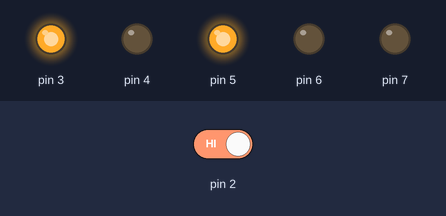
The sketch below on a simulated Arduino Uno, built with avr-gcc and run on an emulated ATmega328P. Parts: output pins drawn as LEDs (lit = HIGH). The inputs (shaded band) are chosen by the test bench; at power-on: pin 2 HIGH.

Above: at 1.2 s.
1.3 s: pin 2 driven LOW
At 11.6 s:
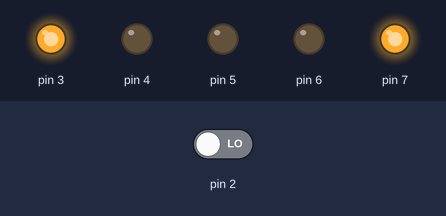
12.5 s: pin 2 driven HIGH
At 12.8 s:
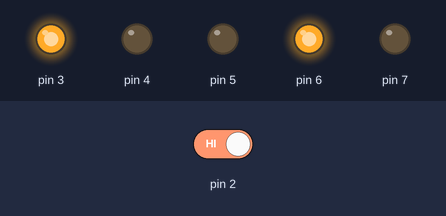
At 16.3 s:
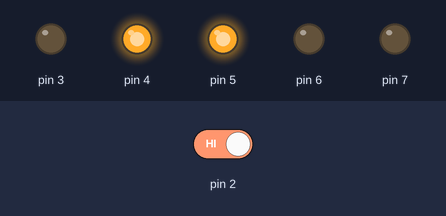
Timing chart, 0 to 32.0 s (numbered marks = the images above; inputs shaded):
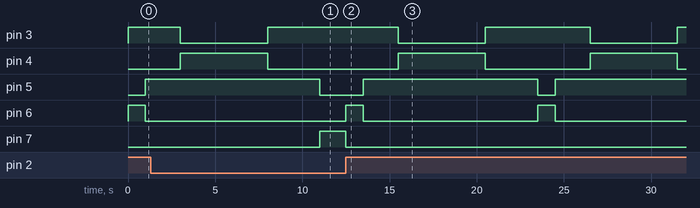

Measured:
- after the input at 1.3 s, pin 5: goes on until 11.0 s, then stays LOW; pin 6: stays LOW (without the input it goes to HIGH after 9.7 s); pin 7: LOW → HIGH after 9.7 s
- after the input at 12.5 s, pin 3: alternates HIGH for 6.0 s and LOW for 5.0 s, starting after 3.0 s; pin 4: alternates HIGH for 5.0 s and LOW for 6.0 s, starting after 3.0 s; pin 5: LOW → HIGH after 1.0 s, → LOW 10.0 s later, → HIGH 1.0 s later; pin 6: alternates HIGH for 1.0 s and LOW for 10.0 s, starting at once; pin 7: HIGH → LOW at once

The sketch:

trafficlight.ino
```cpp
// C++ code
//
int i = 0;

void setup()
{
  pinMode(5, OUTPUT);
  pinMode(6, OUTPUT);
  pinMode(3, OUTPUT);
  pinMode(4, OUTPUT);
  pinMode(7, OUTPUT);
  pinMode(2, INPUT);

  digitalWrite(5, HIGH);
  digitalWrite(6, LOW);
  digitalWrite(6, LOW);
  digitalWrite(3, HIGH);
  digitalWrite(4, LOW);
}

void loop()
{
  digitalWrite(5, LOW);
  digitalWrite(6, LOW);
  digitalWrite(7, HIGH);
  //delay(3000); // Wait for 3000 millisecond(s)
  while (digitalRead(2) == LOW) {
  }
  digitalWrite(5, LOW);
  digitalWrite(6, HIGH);
  digitalWrite(7, LOW);
  delay(1000); // Wait for 1000 millisecond(s)
  digitalWrite(5, HIGH);
  digitalWrite(6, LOW);
  digitalWrite(7, LOW);
  delay(2000); // Wait for 1000 millisecond(s)
  digitalWrite(4, HIGH);
  digitalWrite(3, LOW);
  delay(5000); // Wait for 3000 millisecond(s)
  digitalWrite(3, HIGH);
  digitalWrite(4, LOW);
  delay(3000); // Wait for 1000 millisecond(s)
}
```
